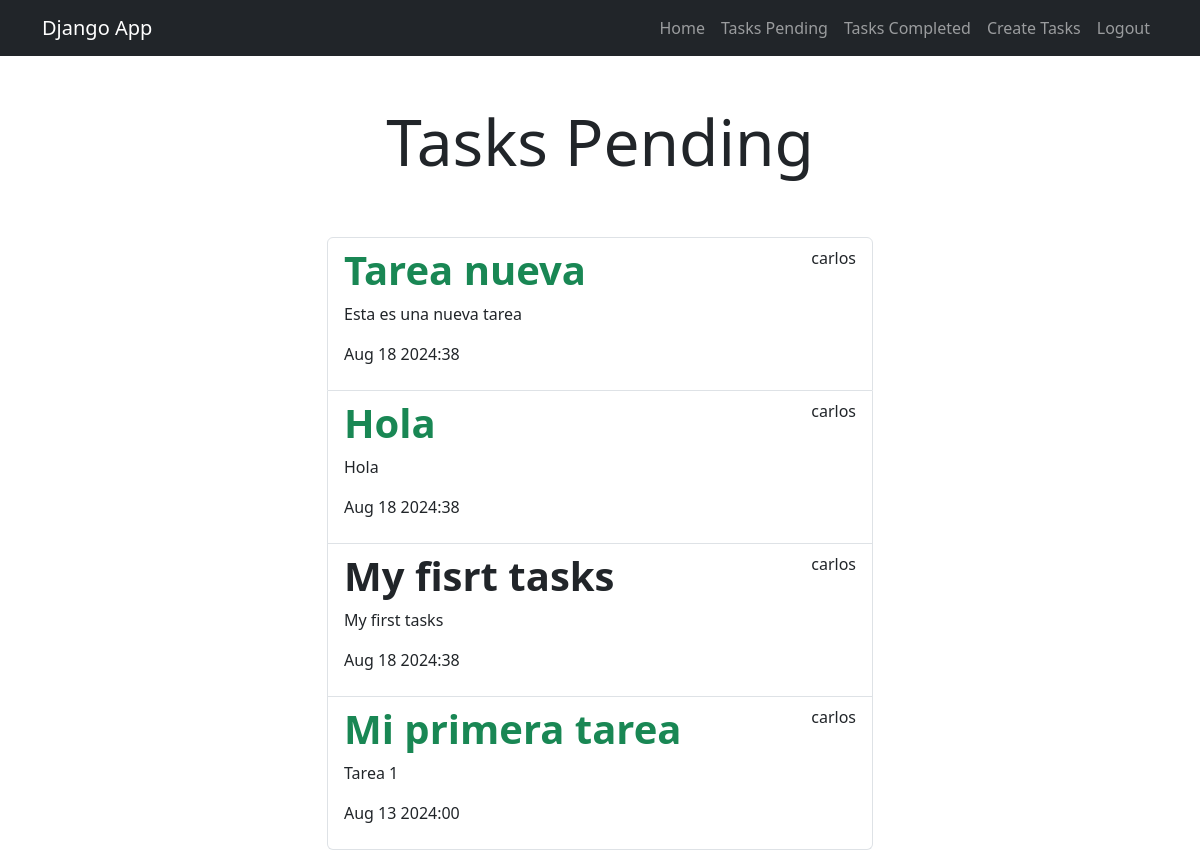
The page /tasks_completed/ (signed in) on the database as committed earlier.
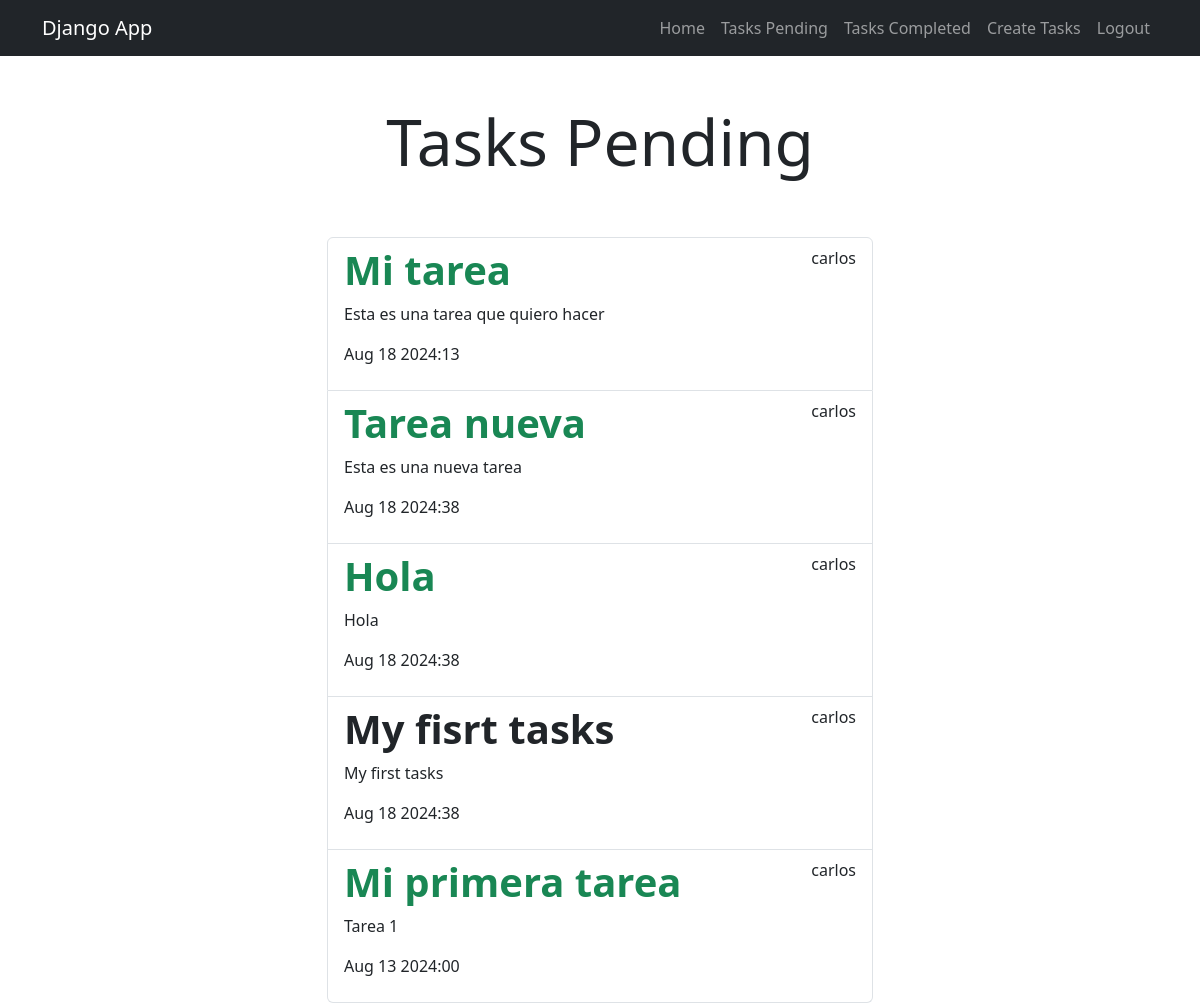
The same page on the database as committed later.
### tasks/models.py (models this page shows, shortened)
class Task(models.Model):
    title = models.CharField(max_length=100)
    description = models.TextField(blank=True)
    created = models.DateTimeField(auto_now_add=True)
    datecompleted = models.DateTimeField(null=True, blank=True)
    important = models.BooleanField(default=False)
    user = models.ForeignKey(User, on_delete=models.CASCADE)

### tasks/views.py (the view)
# urls.py: path('tasks_completed/', views.tasks_completed, name='tasks_completed'),
@login_required
def tasks_completed(request):
    tasks = Task.objects.filter(user=request.user, datecompleted__isnull=False).order_by('-datecompleted')
    return render(request, 'tasks.html', {'tasks': tasks})

### tasks/templates/tasks.html
{% extends 'base.html' %}
{% block content %}
<main class="container">
    <div class="row">
        <div class="col-md-6 offset-md-3">
            <h1 class="text-center display-3 py-5">Tasks Pending</h1>
            <ul class="list-group">
                {% for task in tasks %}
                <a class="list-group-item" href="{% url 'task_detail' task.id %}">
                    <header class="d-flex justify-content-between">
                        {% if task.important %}
                        <h1 class="fw-bold text-success">{{task.title}}</h1>
                        {% else %}
                        <h1 class="fw-bold">{{task.title}}</h1>
                        {% endif %}
                        <p>{{task.user.username}}</p>
                    </header>
                    <p>{{task.description}}</p>
                    <p>{{task.datecompleted|date:'M j Y:i'}}</p>
                </a>
                {% endfor %}
            </ul>
        </div>
    </div>
</main>
{% endblock %}

Rows that differ between the two databases and show on the page:
now on this page (row edited): Task: title "Mi tarea", user.username "carlos", description "Esta es una tarea que quiero hacer", datecompleted "Aug 18 2024:13"
